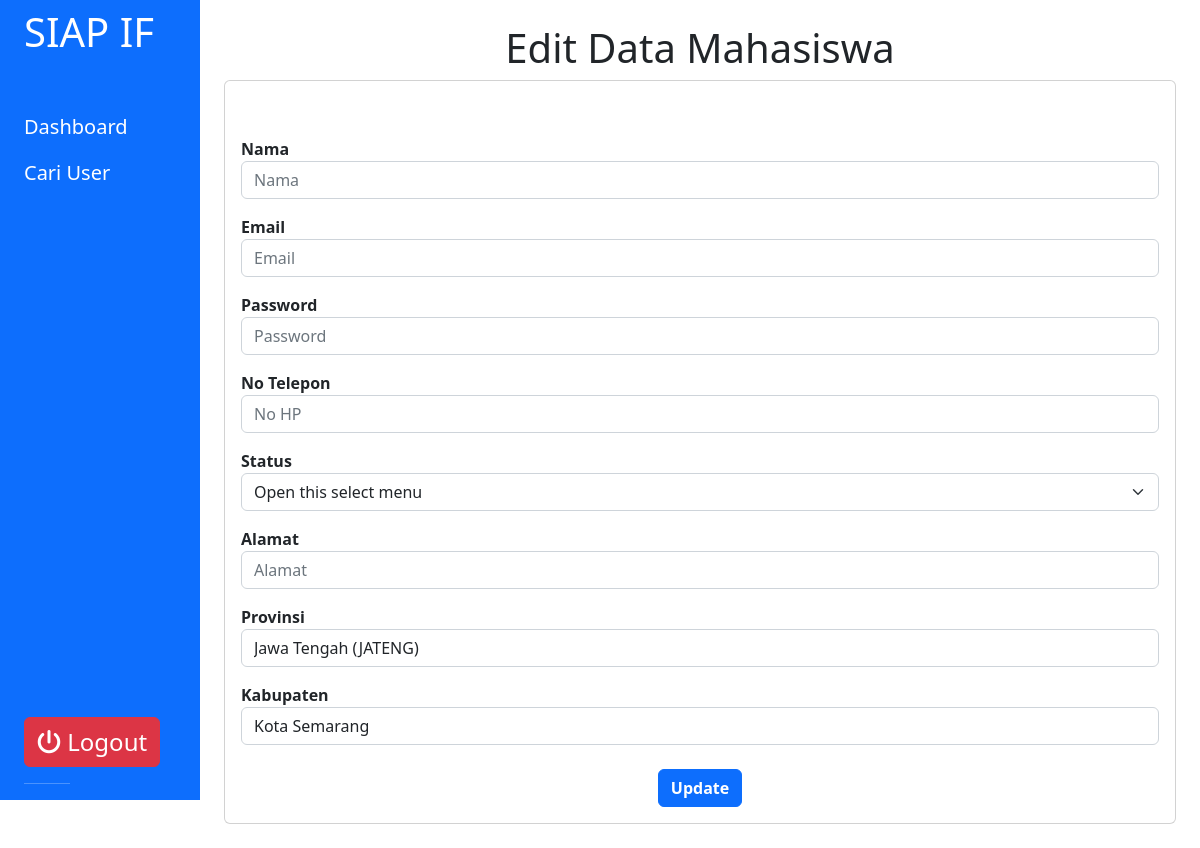
Page /operator/editDataMhs.php (signed in) on the committed database.
### tables this page shows
CREATE TABLE `tb_provinsi` (
  `Kode_Provinsi` int(11) NOT NULL,
  `Nama_Provinsi` varchar(255) NOT NULL
);

CREATE TABLE `tb_kabupaten` (
  `Kode_Kabupaten` int(11) NOT NULL,
  `Kode_Provinsi` int(11) NOT NULL,
  `Nama_Kabupaten` varchar(255) NOT NULL
);

### operator/editDataMhs.php (the view, shortened to what this page needs)
<?php require_once '../bootstrap/header.html';
require_once '../lib/db_login.php';
?>
<div class="row g-0">
    <div class="col-2">
        <?php require_once '../dashboard/sidebarOp.php' ?>
    </div>
    <div class="col p-4">
        <h1 class="d-flex justify-content-center">Edit Data Mahasiswa</h1>
        <div class="card">
            <form class="card-body">
                <div class="mt-4 row gx-5 d-flex flex-row">
                    <div class="form-group mt-3">
                        <label class="fw-bold">Nama</label>
                        <div class="col">
                            <input type="text" id="Nama" name="Nama" class="form-control" placeholder="Nama">
                        </div>
                    </div>
                    <div class="form-group mt-3">
                        <label class="fw-bold">Email</label>
                        <div class="col">
                            <input type="text" id="email" name="email" class="form-control" placeholder="Email">
                        </div>
                    </div>
                    <div class="form-group mt-3">
                        <label class="fw-bold">Password</label>
                        <div class="col">
                            <input type="text" id="password" name="password" class="form-control" placeholder="Password">
                        </div>
                    </div>
                    <div class="form-group mt-3">
                        <label class="fw-bold">No Telepon</label>
                        <div class="col">
                            <input type="text" id="noHP" name="noHP" class="form-control" placeholder="No HP">
                        </div>
                    </div>
                    <div class="form-group mt-3">
                    <label class="fw-bold">Status</label>
                        <select class="form-select" aria-label="Default select example">
                            <option selected>Open this select menu</option>
                        </select>
                    </div>
                    <div class="form-group mt-3">
                        <label class="fw-bold">Alamat</label>
                        <div class="col">
                            <input type="text" id="alamat" name="alamat" class="form-control" placeholder="Alamat">
                        </div>
                    </div>
                    <div class="form-group mt-3">
                        <label class="fw-bold">Provinsi</label>
                        <div class="col">
                            <select class="form-control" id="provinsi" name="provinsi">
                            <?php $resultProv = $db->query('SELECT p.Nama_Provinsi, p.Kode_Provinsi FROM tb_mhs m JOIN tb_provinsi p JOIN tb_kabupaten k WHERE k.Kode_Kabupaten = m.Kode_Kabupaten AND k.Kode_Provinsi = p.Kode_Provinsi AND m.Nim = "'.$_SESSION["dataMhs"]["Nim"].'"');
                                $provsaatini = $resultProv->fetch_object();
                            ?>
                            <option value="<?php echo $provsaatini->Kode_Provinsi?>"><?php echo $provsaatini->Nama_Provinsi?></option>
                            </select>
                        </div>
                    </div>
                    <div class="form-group mt-3">
                        <label class="fw-bold">Kabupaten</label>
                        <div class="col">
                            <select class="form-control" id="kabupaten" name="kabupaten">
                                <?php
                                    $result4 = $db->query('select * from tb_kabupaten where Kode_Kabupaten="'.$_SESSION["dataMhs"]["Kode_Kabupaten"].'"');
                                    $kab = $result4->fetch_object();
                                ?>
                            <option value="<?php echo $kab->Kode_Kabupaten?>"><?php echo $kab->Nama_Kabupaten?></option>
                            </select>
                        </div>
                    </div>
                </div>
                <div class="text-center">
                    <button type="button" onclick="editProfile()" class="btn btn-primary fw-bold mt-4">Update</button>
                </div>
            </form>
        </div>
    </div>

### rows in the picture
tb_provinsi: provinsi "Jawa Tengah (JATENG)"
tb_kabupaten: kabupaten "Kota Semarang"
